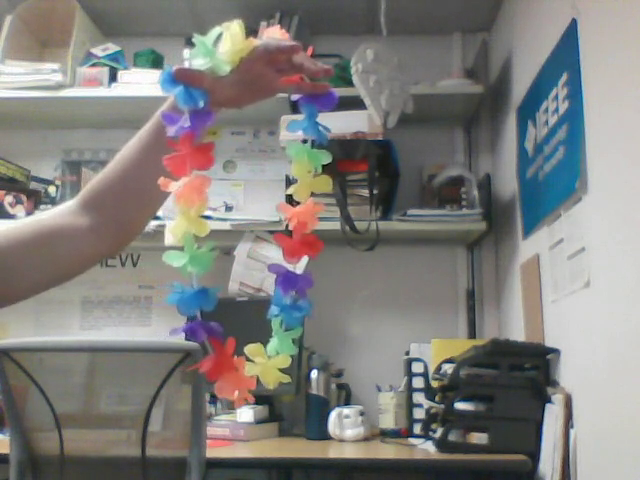
#> input picture frame 99 of fig/videos/mardigrass.mp4, 640 x 480 px, given in place of volti.mp4, which was not available
$ jupyter execute lab_04_main.ipynb   (text cells are left out)
#> lines starting #> are read from the running program, lines starting #| are printed output that depends on the picture; after the words box and inside, x2 and y2 are one past the last pixel; in counts of white or black regions, pixels touching at a corner belong together; pictures that were not available may be replaced by others from this repository, and a replacement may not be noted
[cell 1]
import numpy as np
import cv2
import time

[cell 2]
FISH_VIDEO = '../fig/videos/volti.mp4'
RUNNING_TRACK_VIDEO = '../fig/videos/running_track.mp4'
MARDIGRASS_VIDEO = '../fig/videos/mardigrass.mp4'

[cell 3]
def inHSVRanges(image, ranges):
    """
        Given an array of ranges containing min and max hsv values,
        this function returns a mask that combines all ranges.
        It also displays every mask in its own window.
    """

    hsv = cv2.cvtColor(image, cv2.COLOR_BGR2HSV)
    result = None
    for r in ranges:
        mask = cv2.inRange(hsv, r[0], r[1])
        cv2.imshow(r[2], cv2.bitwise_and(image, image, mask=mask))
        if (result is None):
            result = mask
        else:
            result = cv2.bitwise_or(result, mask)
    return result

def createHSVRangeWindows(ranges):
    """
        For every range create its own window.
    """

    for r in ranges:
        cv2.namedWindow(r[2], cv2.WINDOW_NORMAL)

def resize(image, factor):
    """
        Returns a resized image by the specified factor.
    """

    new_h = int(image.shape[0] / factor)
    new_w = int(image.shape[1] / factor)
    return cv2.resize(image, (new_w, new_h))

def openVideo(source_video_file):
    """
        This function attempts to open a video file.
        If it fails, it exits the application.
    """

    cap = cv2.VideoCapture(source_video_file)
    if(not cap.isOpened()):
        print("Error opening video source")
        exit()
    return cap

def closeWindows(cap):
    """
        Release videos and destroy windows.
    """
    cap.release()
    cv2.destroyAllWindows()

[cell 4]
colour_space_list = [i for i in dir(cv2) if i.startswith('COLOR_')]
print(colour_space_list)

[cell 5]
def processVideo(cap, hsv_min = (0, 0, 0), hsv_max = (180, 255, 255)):

    # Create new windows for visualisation purposes
#> called with hsv_min = (115, 30, 0), hsv_max = (190, 250, 250)
    cv2.namedWindow('Input video', cv2.WINDOW_NORMAL)
    cv2.namedWindow('Segmented object', cv2.WINDOW_NORMAL)

    while(cap.isOpened()):

        # Grab current frame.
        ret, frame = cap.read()
#> frame is the input picture: shape (480, 640, 3); mean B, G, R 124.3, 127.4, 128.8

        # Verify that frame was properly captured.
        if ret == False:
            print("ERROR: current frame could not be read")
            break

        # Convert BGR to HSV.
        frame = resize(frame, 2)
#> in resize, `return cv2.resize(image, (new_w, new_h))`:
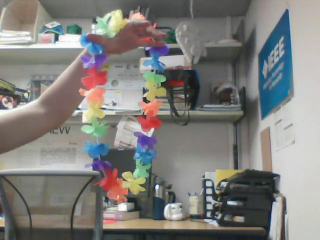
#> returned value: shape (240, 320, 3); mean of channels 0, 1, 2 124.4, 127.5, 128.9; drawn as B, G, R
        hsv = cv2.cvtColor(frame, cv2.COLOR_BGR2HSV)
#> hsv: shape (240, 320, 3); mean H, S, V 51.5, 35.9, 136.5

        # Threshold the hsv image so that only blue pixels are kept.
        mask = cv2.inRange(hsv, hsv_min, hsv_max)
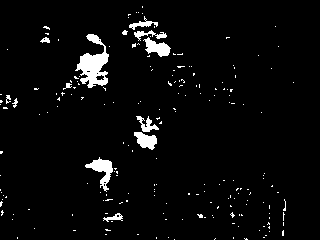
#> mask: shape (240, 320); 3.9% white; 200 white regions (187 under 20 px), largest, box (x1, y1, x2, y2) and area: (75, 34, 109, 88) 872, (85, 157, 113, 192) 374, (143, 37, 171, 57) 289

        # AND-bitwise operation between the mask and input images.
        segmented_objects = cv2.bitwise_and(frame, frame, mask=mask)
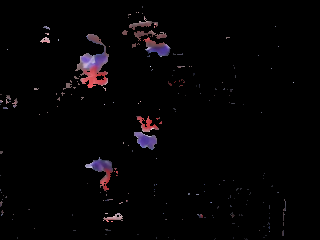
#> segmented_objects: shape (240, 320, 3); mean B, G, R 4.4, 3.4, 5

        # Visualise current frame.
        cv2.imshow('Input video',frame)

        # Visualise segmented blue object.
        cv2.imshow('Segmented object', segmented_objects)

        # Exit when the user presses the letter q.
        if cv2.waitKey(1) & 0xFF == ord('q'):
#> (key q is pressed here)
            break

def main(dataset_number = 1):

    # Define an array containing min hsv, max hsv and the video file.
    data = [
        [(115, 30, 0), (190, 250, 250), FISH_VIDEO],
        [(130, 0, 100), (160, 255, 255), RUNNING_TRACK_VIDEO],
        [(160, 85, 85), (180, 200, 200), RUNNING_TRACK_VIDEO],
        [(95, 40, 100), (110, 255, 255), MARDIGRASS_VIDEO]
    ]

    # Make sure dataset number is within a valid range.
    if (dataset_number >= 1 and dataset_number <= len(data)):

        # Open the selected video file.
        selected = data[dataset_number - 1]
        cap = openVideo(selected[2])

        # Filter video.
        processVideo(cap, hsv_min = selected[0], hsv_max = selected[1])

        # When video finishes, close windows.
        closeWindows(cap)

    else:

        print("Invalid dataset number.")
        exit()

main(dataset_number = 1)

[cell 6]
"""
    Ranges to segment the fish and the fishbowl rocks.
"""

scale = 2
ranges = [
    [(90,  40, 0), (105, 250, 250), "rocks"],
    [(115, 30, 0), (190, 250, 250), "fish" ]
]
INPUT_VIDEO = FISH_VIDEO

[cell 7]
"""
    Ranges to segment blue, red, yellow, and violet color objects.
"""

scale = 2
ranges = [
    [(0,   100, 0), (10,  250, 250),  "red"   ],
    [(20,  80,  0), (30,  250, 250),  "yellow"],
    [(95,  50,  50), (105, 250, 250),  "blue"  ],
    [(125, 30,  0), (135, 250, 250),  "violet"],
]
INPUT_VIDEO = MARDIGRASS_VIDEO

[cell 8]
# Open the specified video file.
cap = openVideo(INPUT_VIDEO)

# Create windows for input, output objects, and all ranges.
cv2.namedWindow('input video', cv2.WINDOW_NORMAL)
cv2.namedWindow('segmented objects', cv2.WINDOW_NORMAL)
createHSVRangeWindows(ranges)

while(cap.isOpened()):

    # Get the current frame.
    ret, frame = cap.read()
    if ret == False:
        print("ERROR: current frame could not be read")
        break

    # Scale frame.
    frame = resize(frame, scale)

    # Create a mask containing all ranges. Also display
    # the range in its corresponding window.
    mask = inHSVRanges(frame, ranges)
#> the loop in inHSVRanges, `for r in ranges:` made 4 passes
#> pass 1, in inHSVRanges, `mask = cv2.inRange(hsv, r[0], r[1])`:
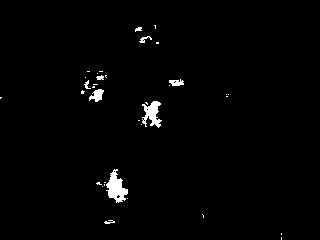
#> mask: shape (240, 320); 1.5% white; 35 white regions (26 under 20 px), largest, box (x1, y1, x2, y2) and area: (106, 169, 128, 203) 400, (142, 101, 162, 128) 299, (89, 89, 104, 102) 115
#> pass 1, in inHSVRanges, `cv2.imshow(r[2], cv2.bitwise_and(image, image, mask=mask))`:
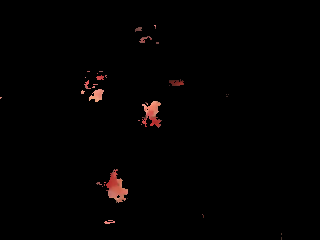
#> window 'red': shape (240, 320, 3); mean B, G, R 1.2, 1.4, 2.8
#> pass 2, in inHSVRanges, `mask = cv2.inRange(hsv, r[0], r[1])`:
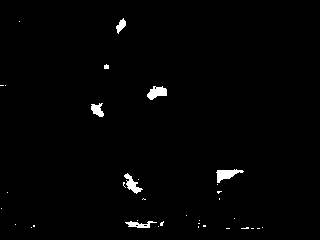
#> mask: shape (240, 320); 1.3% white; 35 white regions (28 under 20 px), largest, box (x1, y1, x2, y2) and area: (216, 169, 244, 183) 195, (147, 86, 167, 100) 179, (124, 173, 143, 194) 159
#> pass 2, in inHSVRanges, `cv2.imshow(r[2], cv2.bitwise_and(image, image, mask=mask))`:
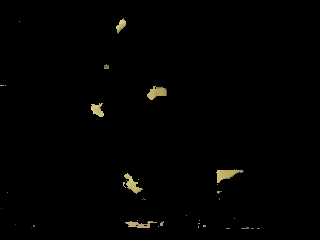
#> window 'yellow': shape (240, 320, 3); mean B, G, R 1.3, 2.1, 2.2
#> after the loop in inHSVRanges, `for r in ranges:`:
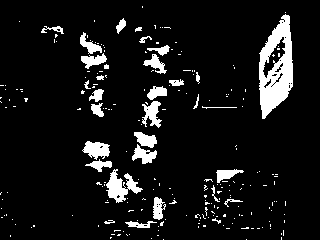
#> result: shape (240, 320); 8.8% white; 231 white regions (199 under 20 px), largest, box (x1, y1, x2, y2) and area: (259, 14, 293, 119) 2080, (106, 169, 143, 203) 567, (82, 141, 110, 160) 336

    # Apply mask to input frame.
    segmented_objects = cv2.bitwise_and(frame, frame, mask=mask)
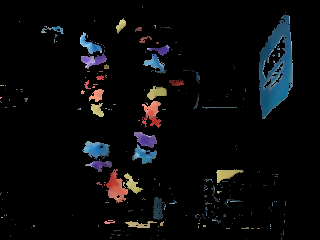
#> segmented_objects: shape (240, 320, 3); mean B, G, R 10.8, 9.6, 8.9

    # Display results.
    cv2.imshow('input video', frame)
    cv2.imshow('segmented objects', segmented_objects)

    # If the user presses the letter q exit.
    if cv2.waitKey(1) & 0xFF == ord('q'):
#> (key q is pressed here)
        break

    # Slow down video.
    time.sleep(1/30)

# Tidy up windows and exit.
closeWindows(cap)

$ run again, starting later in the video
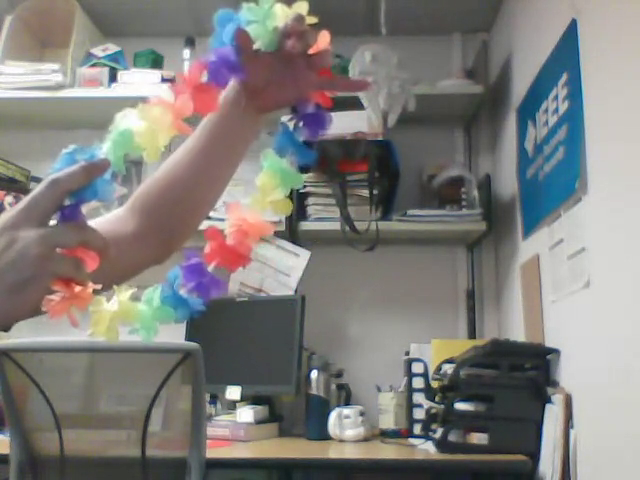
#> input picture frame 446 of fig/videos/mardigrass.mp4, 640 x 480 px, given in place of volti.mp4, which was not available
#> in processVideo, frame is the input picture: shape (480, 640, 3); mean B, G, R 123.7, 126.6, 128.7
#> hsv: shape (240, 320, 3); mean H, S, V 51.2, 38.2, 136.7
#> in processVideo, `mask = cv2.inRange(hsv, hsv_min, hsv_max)`:
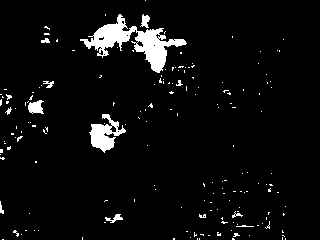
#> mask: shape (240, 320); 4.9% white; 176 white regions (163 under 20 px), largest, box (x1, y1, x2, y2) and area: (80, 14, 187, 73) 1960, (89, 114, 126, 153) 667, (28, 100, 44, 114) 157
#> `segmented_objects = cv2.bitwise_and(frame, frame, mask=mask)`:
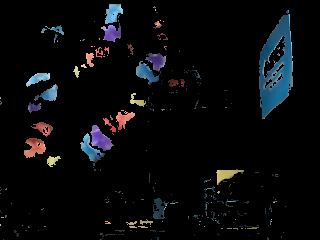
#> segmented_objects: shape (240, 320, 3); mean B, G, R 11.3, 9.6, 8.5

$ run again, starting later in the video
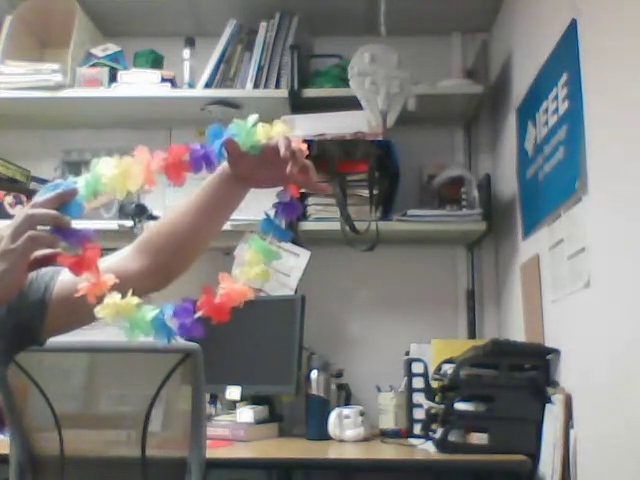
#> input picture frame 794 of fig/videos/mardigrass.mp4, 640 x 480 px, given in place of volti.mp4, which was not available
#> in processVideo, frame is the input picture: shape (480, 640, 3); mean B, G, R 124, 126.8, 127.8
#> hsv: shape (240, 320, 3); mean H, S, V 51.1, 33.7, 134.9
#> in processVideo, `mask = cv2.inRange(hsv, hsv_min, hsv_max)`:
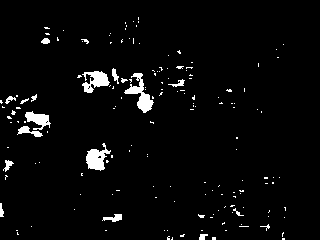
#> mask: shape (240, 320); 3.4% white; 163 white regions (145 under 20 px), largest, box (x1, y1, x2, y2) and area: (124, 73, 154, 113) 427, (86, 143, 111, 171) 368, (82, 71, 110, 93) 345
#> `segmented_objects = cv2.bitwise_and(frame, frame, mask=mask)`:
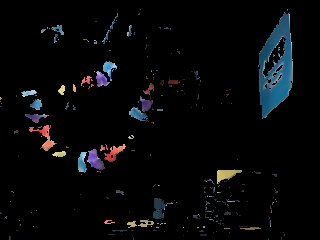
#> segmented_objects: shape (240, 320, 3); mean B, G, R 8.7, 7.5, 6.4
